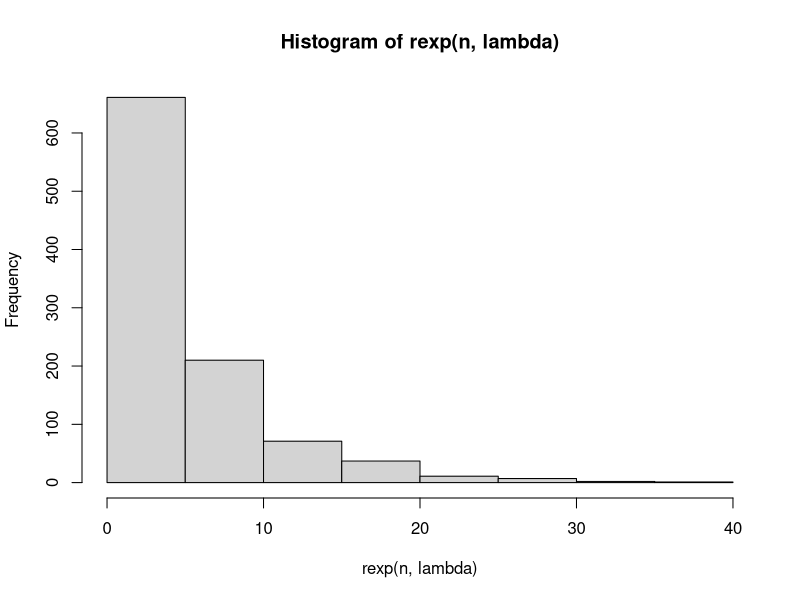
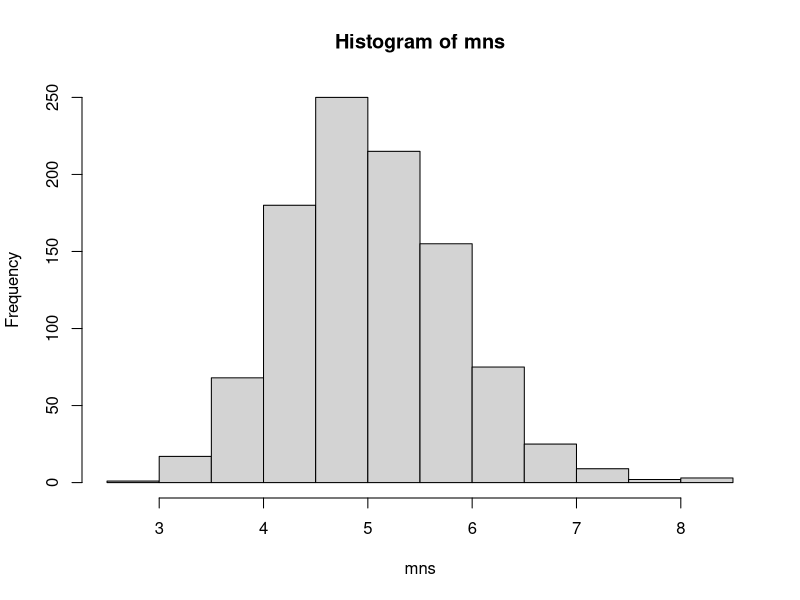
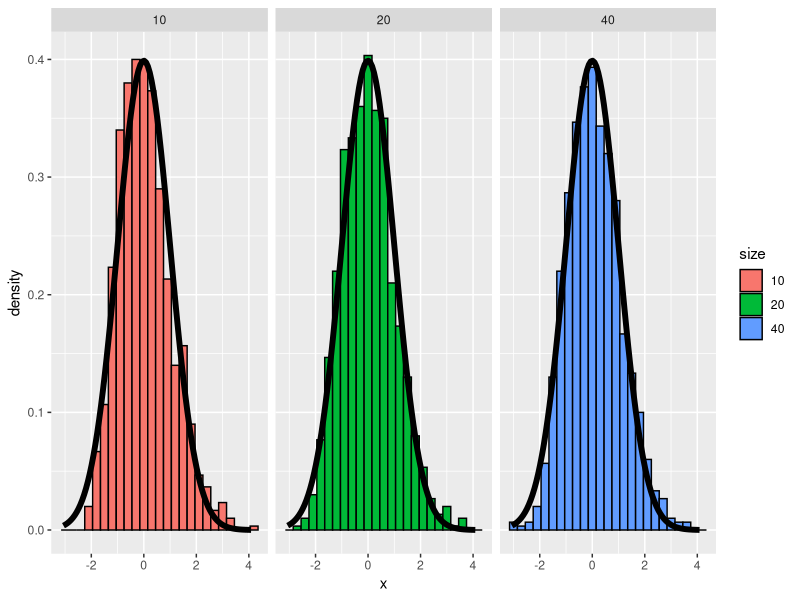

Here is the R script that generated these plots, in order:
## ---- chunk 1
lambda <- 0.2
n <- 1000
hist(rexp(n, lambda))
## ---- chunk 2
mns = NULL
for (i in 1 : 1000) mns = c(mns, mean(rexp(40, lambda)))
hist(mns)
## ---- chunk 3
sample.mean <- mean(mns)
sample.mean
## ---- chunk 4
theoretical.mean <- 1/lambda
theoretical.mean
## ---- chunk 5
abs(sample.mean - theoretical.mean) / theoretical.mean
## ---- chunk 6
vars = NULL
for (i in 1 : 1000) vars = c(vars, var(rexp(40, lambda)))
sample.var <- mean(vars)
sample.var
## ---- chunk 7
theoretical.var <- (1/lambda)^2
theoretical.var
## ---- chunk 8
abs(sample.var - theoretical.var) / theoretical.var
## ---- chunk 9
library("ggplot2")
nosim <- 1000
cfunc <- function(x, n) sqrt(n) * (mean(x) - theoretical.mean) / sqrt(theoretical.var) 
dat <- data.frame(
  x = c(apply(matrix(rexp(nosim * 10, lambda), 
                     nosim), 1, cfunc, 10),
        apply(matrix(rexp(nosim * 20, lambda), 
                     nosim), 1, cfunc, 20),
        apply(matrix(rexp(nosim * 40, lambda), 
                     nosim), 1, cfunc, 40)
        ),
  size = factor(rep(c(10, 20, 40), rep(nosim, 3))))
g <- ggplot(dat, aes(x = x, fill = size)) + geom_histogram(binwidth=.3, colour = "black", aes(y = ..density..)) 
g <- g + stat_function(fun = dnorm, size = 2)
g + facet_grid(. ~ size)
